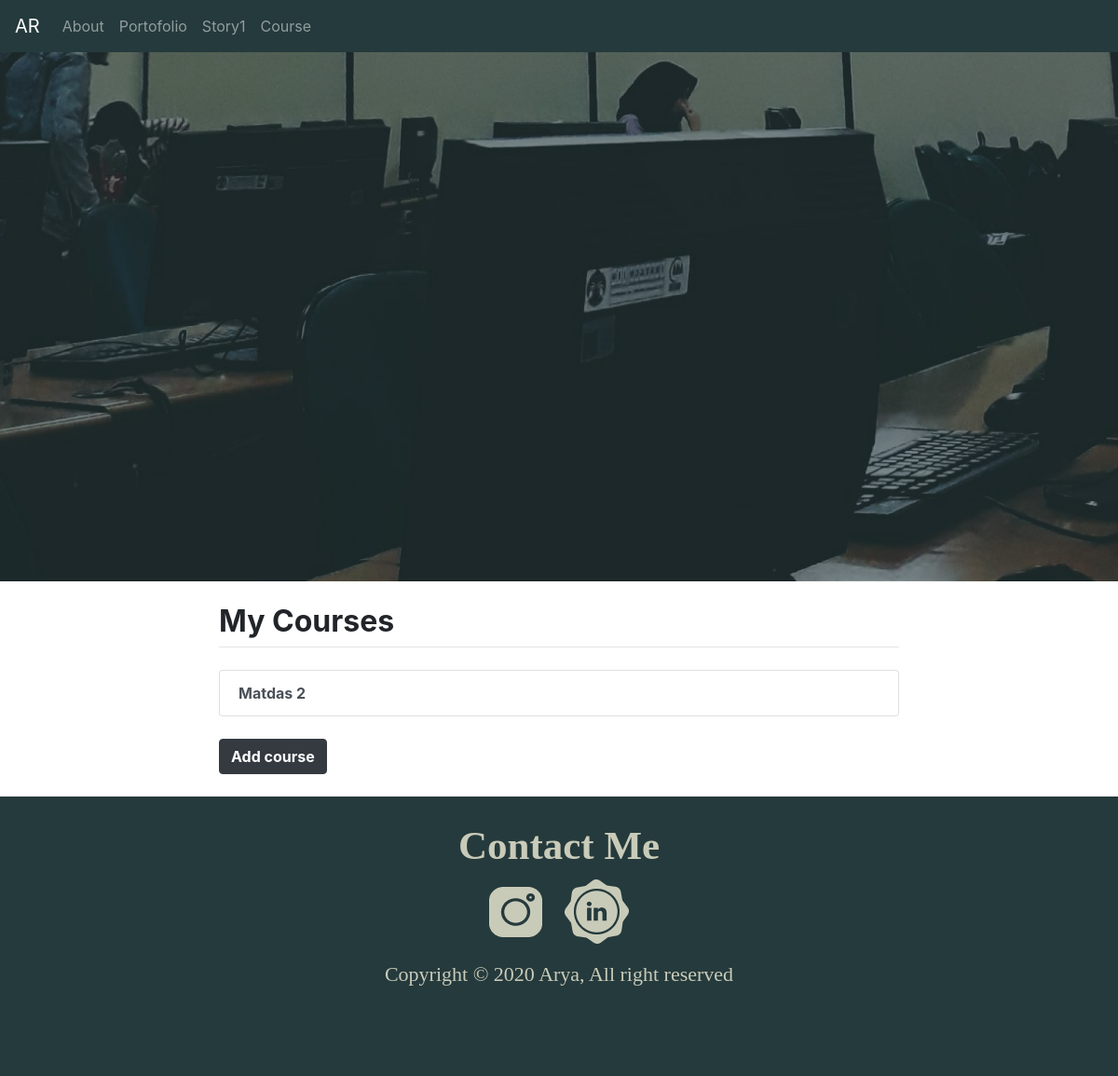
Page /ListMataKuliah on the earlier database version.
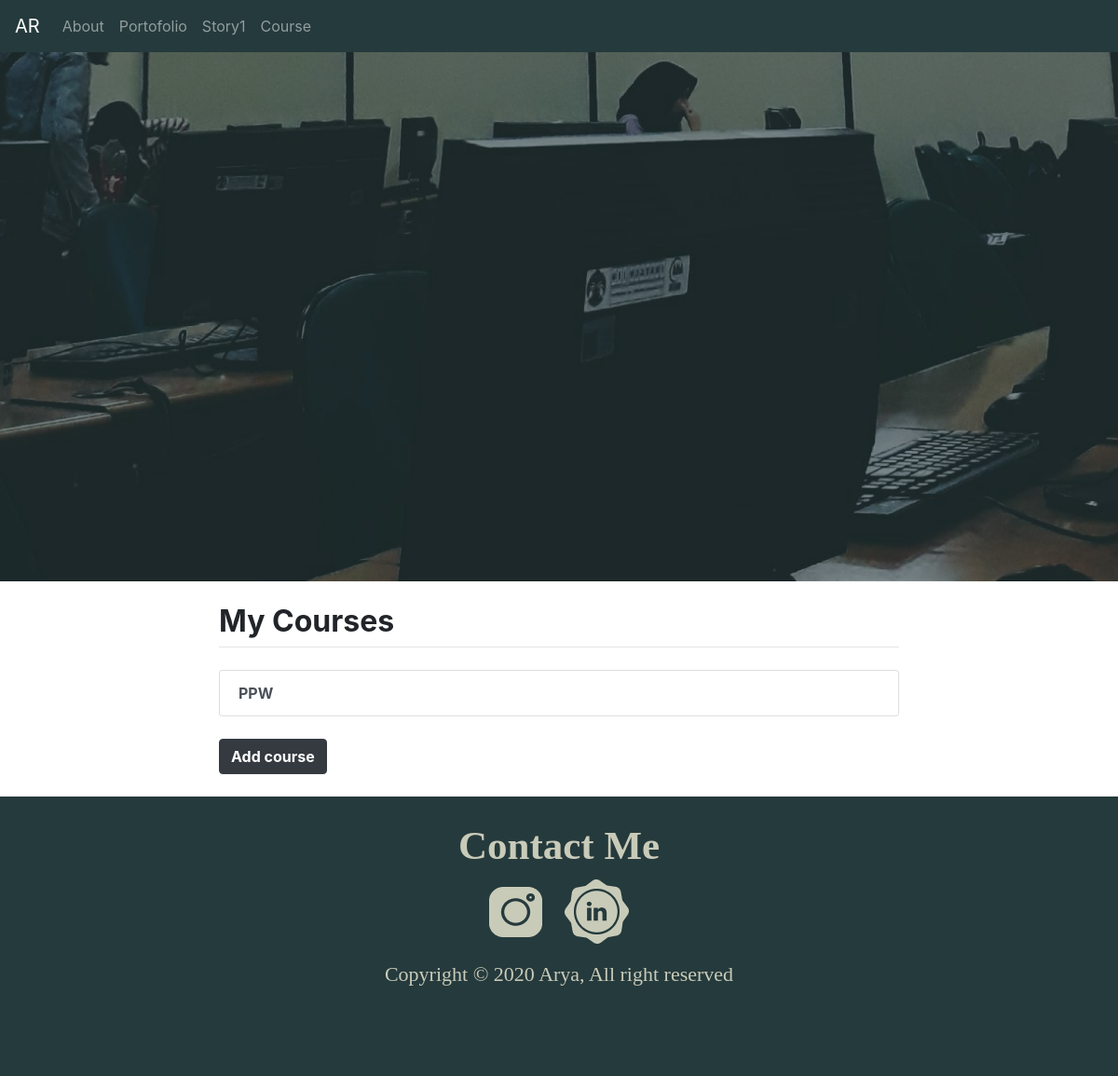
Same page on the later database version.
### matakuliah/models.py (models this page shows, shortened)
class MataKuliahSaya(models.Model):
    nama = models.CharField(max_length = 50)
    dosen = models.CharField(max_length = 50)
    jumlahSKS = models.PositiveIntegerField()
    semester = models.CharField(max_length = 20)
    ruangKelas = models.CharField(max_length= 50)
    deskripsi = models.CharField(max_length = 500)

### matakuliah/views.py (the view)
# urls.py: path('ListMataKuliah', views.Utama, name='matakuliah_list'),
def Utama(request):
    matahkuliahs = MataKuliahSaya.objects.all()
    return render(request, 'matakuliah/matakuliah_list.html', {'matakuliahs':matahkuliahs} )

### matakuliah/templates/matakuliah/matakuliah_list.html
{% extends 'base.html' %}
{% load static %}
{% block head-footer %}
<header>
  <div class="cover" style="background-image: url(static/huhu.png);">
</header>
<br>
    <div class="container">
    <div class="row justify-content-center">
      <div class="col-8">
        <h2 class="featurette-heading"><b>My Courses</b></h2>
        <hr class="mt-0 mb-4">
        <div class="list-group">
            {% for i in matakuliahs %}
            <a href="{{ i.id }}" class="list-group-item list-group-item-action mute-bg"><b>{{ i.nama }}</b></a>
            {% endfor %}
        </div>
        <br>
        <a class="btn btn-dark" href="{% url 'matakuliah:matakuliah_form' %}"><b>Add course</b></a>
      <br>
    </div>
  </div>
</div>
<br>
{% endblock %}

### templates/base.html (shortened to what this page needs)
{% load static %}
<!DOCTYPE html>
<html lang="en">
<head>
  <link rel="stylesheet" href="https://maxcdn.bootstrapcdn.com/bootstrap/4.5.2/css/bootstrap.min.css">
  <link rel="stylesheet" href="{% static 'desain/style.css' %}"/>
</head>
<body>
<nav class="navbar navbar-expand-md navbar-dark fixed-top" style="background-color: #253A3C;">
  <a class="navbar-brand" href="/">AR</a>
  <div class="collapse navbar-collapse" id="collapsibleNavbar">
    <ul class="navbar-nav">
      <li class="nav-item">
        <a class="nav-link" href="/">About</a>
      </li>
      <li class="nav-item">
        <a class="nav-link"href="{% url 'herokuapp:portofolio' %}">Portofolio</a>
      </li>
      <li class="nav-item">
        <a class="nav-link" href="{% url 'herokuapp2:story1' %}">Story1</a></li></a>
      <li class="nav-item">
        <a class="nav-link" href="{% url 'matakuliah:matakuliah_list' %}">Course</a></li>
    </ul>
  </div>
</nav>
{% block head-footer %}
{% endblock %}
<footer>
    <div class="penutup" style="background-image: url(static/Group20.png);">
    <h1>Contact Me</h1>
    <p style="text-align: center;"><a href="https://www.instagram.com/aryaputra213/">
        <img class="icon" src="{% static 'image/about/instagram.png' %}" class="img-fluid" alt="Responsive image" >
        <a href="https://www.linkedin.com/in/aryaputra-athallah-63b5a3199/">
        <img class="icon" src="{% static 'image/linkedin.png' %}" style= "padding-left: 20px;" class="img-fluid" alt="Responsive image"></a>
    </p>
    <p class="cr">Copyright © 2020 Arya, All right reserved</p>
    </div>
</footer>
</html>

### static/desain/style.css (style rules this page uses)
body,html { height: 100%; margin: 0; padding: 0; }
.cover { position: relative; height: 600px; overflow: hidden; background-position: center; background-repeat: no-repeat; background-size: cover; }
.penutup { position: relative; height: 300px; overflow: hidden; background-position: center; background-repeat: no-repeat; background-size: cover; }
.penutup h1 { font-family: Proxima Nova; font-style: normal; font-weight: bold; font-size: 43px; line-height: 56px; color: #C9CBB9; text-align: center; margin-top: 25px; }
.cr { font-family: Proxima Nova; font-style: normal; font-weight: 250; font-size: 22px; line-height: 33px; color: #C9CBB9; text-align: center; }

Differences in the rows shown:
removed MataKuliahSaya: nama "Matdas 2"
added MataKuliahSaya: nama "PPW"
